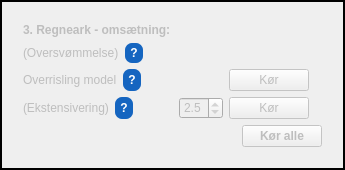
        <widget class="QGroupBox" name="groupBox4">
         <property name="enabled">
          <bool>false</bool>
         </property>
         <property name="styleSheet">
          <string>QGroupBox { border: 2px solid black; padding: 10px; margin-top: 0px; }</string>
         </property>
         <property name="title">
          <string/>
         </property>
         <layout class="QVBoxLayout" name="box4Layout">
          <property name="spacing">
           <number>6</number>
          </property>
          <item>
           <widget class="QLabel" name="labelBox4Title">
            <property name="text">
             <string>&lt;b&gt;3. Regneark - omsætning:&lt;/b&gt;</string>
            </property>
           </widget>
          </item>
          <item>
           <layout class="QHBoxLayout" name="oversvommelseRaekke">
            <item>
             <widget class="QLabel" name="labelOversvommelse">
              <property name="text">
               <string>(Oversvømmelse)</string>
              </property>
             </widget>
            </item>
            <item>
             <widget class="QLabel" name="hjaelpOversvommelse">
              <property name="cursor">
               <cursorShape>WhatsThisCursor</cursorShape>
              </property>
              <property name="toolTip">
               <string>Ikke i brug i denne version.</string>
              </property>
              <property name="styleSheet">
               <string>QLabel { color: white; background-color: #1565C0; border-radius: 7px; padding: 0px 5px; font-weight: bold; }</string>
              </property>
              <property name="text">
               <string>?</string>
              </property>
              <property name="alignment">
               <set>Qt::AlignCenter</set>
              </property>
             </widget>
            </item>
            <item>
             <spacer name="spacerOversvommelse">
              <property name="orientation">
               <enum>Qt::Horizontal</enum>
              </property>
              <property name="sizeHint" stdset="0">
               <size>
                <width>40</width>
                <height>20</height>
               </size>
              </property>
             </spacer>
            </item>
           </layout>
          </item>
          <item>
           <layout class="QHBoxLayout" name="overrislingRaekke">
            <item>
             <widget class="QLabel" name="labelOverrisling">
              <property name="text">
               <string>Overrisling model</string>
              </property>
             </widget>
            </item>
            <item>
             <widget class="QLabel" name="hjaelpOverrisling">
              <property name="cursor">
               <cursorShape>WhatsThisCursor</cursorShape>
              </property>
              <property name="toolTip">
               <string>Beregner kvælstof-fjernelsesgraden (omsætningen) for det direkte opland ud fra jordbund og arealanvendelse. Kræver at "Udvælg oplande" er kørt først, da beregningen bruger Direkte_Opland-laget. Resultaterne indsættes i regnearket under "2. Omsætning".</string>
              </property>
              <property name="styleSheet">
               <string>QLabel { color: white; background-color: #1565C0; border-radius: 7px; padding: 0px 5px; font-weight: bold; }</string>
              </property>
              <property name="text">
               <string>?</string>
              </property>
              <property name="alignment">
               <set>Qt::AlignCenter</set>
              </property>
             </widget>
            </item>
            <item>
             <spacer name="spacerOverrisling">
              <property name="orientation">
               <enum>Qt::Horizontal</enum>
              </property>
              <property name="sizeHint" stdset="0">
               <size>
                <width>40</width>
                <height>20</height>
               </size>
              </property>
             </spacer>
            </item>
            <item>
             <widget class="QPushButton" name="btnKorOverrisling">
              <property name="text">
               <string>Kør</string>
              </property>
             </widget>
            </item>
            <item>
             <widget class="QLabel" name="lblStatusOverrisling">
              <property name="text"><string/></property>
              <property name="visible"><bool>false</bool></property>
              <property name="alignment"><set>Qt::AlignCenter</set></property>
             </widget>
            </item>
           </layout>
          </item>
          <item>
           <layout class="QHBoxLayout" name="ekstensiveringRaekke">
            <item>
             <widget class="QLabel" name="labelEkstensivering">
              <property name="text">
               <string>(Ekstensivering)</string>
              </property>
             </widget>
            </item>
            <item>
             <widget class="QLabel" name="hjaelpEkstensivering">
              <property name="cursor">
               <cursorShape>WhatsThisCursor</cursorShape>
              </property>
              <property name="toolTip">
               <string>Angiv graden af ekstensivering af landbruget (0–5) i tal-feltet. Tryk derefter på knappen for at skrive værdien til celle D56 i arket "2. Omsætning" i resultat-regnearket for hvert afkrydsede projektområde.</string>
              </property>
              <property name="styleSheet">
               <string>QLabel { color: white; background-color: #1565C0; border-radius: 7px; padding: 0px 5px; font-weight: bold; }</string>
              </property>
              <property name="text">
               <string>?</string>
              </property>
              <property name="alignment">
               <set>Qt::AlignCenter</set>
              </property>
             </widget>
            </item>
            <item>
             <spacer name="spacerEkstensivering">
              <property name="orientation">
               <enum>Qt::Horizontal</enum>
              </property>
              <property name="sizeHint" stdset="0">
               <size>
                <width>40</width>
                <height>20</height>
               </size>
              </property>
             </spacer>
            </item>
            <item>
             <widget class="QDoubleSpinBox" name="spinEkstensivering">
              <property name="toolTip">
               <string>Ekstensivering af landbrug (0–5). Skrives til celle D56 i arket "2. Omsætning".</string>
              </property>
              <property name="minimum">
               <double>0.000000000000000</double>
              </property>
              <property name="maximum">
               <double>5.000000000000000</double>
              </property>
              <property name="singleStep">
               <double>0.100000000000000</double>
              </property>
              <property name="decimals">
               <number>1</number>
              </property>
              <property name="value">
               <double>2.500000000000000</double>
              </property>
             </widget>
            </item>
            <item>
             <widget class="QPushButton" name="btnKorEkstensivering">
              <property name="text">
               <string>Kør</string>
              </property>
             </widget>
            </item>
            <item>
             <widget class="QLabel" name="lblStatusEkstensivering">
              <property name="text"><string/></property>
              <property name="visible"><bool>false</bool></property>
              <property name="alignment"><set>Qt::AlignCenter</set></property>
             </widget>
            </item>
           </layout>
          </item>
          <item>
           <layout class="QHBoxLayout" name="korAlleOmsaetningRaekke">
            <item>
             <spacer name="spacerKorAlleOmsaetning">
              <property name="orientation">
               <enum>Qt::Horizontal</enum>
              </property>
              <property name="sizeHint" stdset="0">
               <size>
                <width>40</width>
                <height>20</height>
               </size>
              </property>
             </spacer>
            </item>
            <item>
             <widget class="QPushButton" name="btnKorAlleOmsaetning">
              <property name="styleSheet">
               <string>QPushButton { font-weight: bold; }</string>
              </property>
              <property name="text">
               <string>Kør alle</string>
              </property>
             </widget>
            </item>
           </layout>
          </item>
         </layout>
        </widget>
